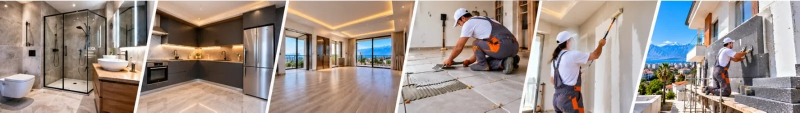
#> input picture images/hero-bottom-strip-original.webp, 1600 x 225 px (shown at 1/2 size); its folder holds 4 pictures in this run
$ python recompress_webp.py
#> lines starting #> are read from the running program, lines starting #| are printed output that depends on the picture
import os
from PIL import Image

base_dir = os.path.abspath(os.path.join(os.path.dirname(__file__), '..'))
images_dir = os.path.join(base_dir, 'images')

total_before = 0
total_after = 0
count = 0

for root, dirs, files in os.walk(images_dir):
    for f in files:
        if f.lower().endswith('.webp'):
            fpath = os.path.join(root, f)
            size_before = os.path.getsize(fpath)
            total_before += size_before

            try:
                with Image.open(fpath) as im:
                    # Decide max dimensions
#> im is the input picture: PIL image 1600x225 RGB; mean R, G, B 157.8, 145.1, 138.4
                    if 'hero-bg' in f:
                        max_w = 1600
                        quality = 80
                    elif 'logo' in f:
                        max_w = 400
                        quality = 85
                    else:
                        # Card / service / real project images
                        max_w = 800
                        quality = 78

                    if im.width > max_w:
                        ratio = max_w / float(im.width)
#> ratio = 0.5
                        new_h = int(im.height * ratio)
#> new_h = 112
                        im = im.resize((max_w, new_h), Image.Resampling.LANCZOS)
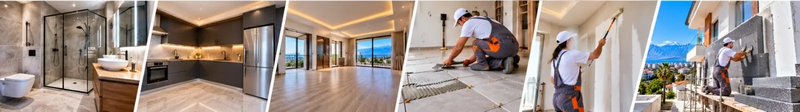
#> im: PIL image 800x112 RGB; mean R, G, B 157.7, 145.1, 138.4

                    # Save optimized WebP
                    if im.mode in ('RGBA', 'LA') or (im.mode == 'P' and 'transparency' in im.info):
                        im.save(fpath, 'WEBP', quality=quality, method=6)
                    else:
                        rgb_im = im.convert('RGB')
                        rgb_im.save(fpath, 'WEBP', quality=quality, method=6)

                size_after = os.path.getsize(fpath)
                total_after += size_after
                count += 1
                if size_before > size_after:
                    print(f"Optimized: {f} ({size_before // 1024} KB -> {size_after // 1024} KB)")
            except Exception as e:
                print(f"Error optimizing {f}: {e}")

saved_mb = (total_before - total_after) / (1024 * 1024)
print("\n" + "=" * 50)
print(f"İşlenen WebP Görsel: {count}")
print(f"Önceki Toplam: {total_before / (1024*1024):.2f} MB")
print(f"Sonraki Toplam: {total_after / (1024*1024):.2f} MB")
print(f"Ek Tasarruf: {saved_mb:.2f} MB!")
print("=" * 50)
